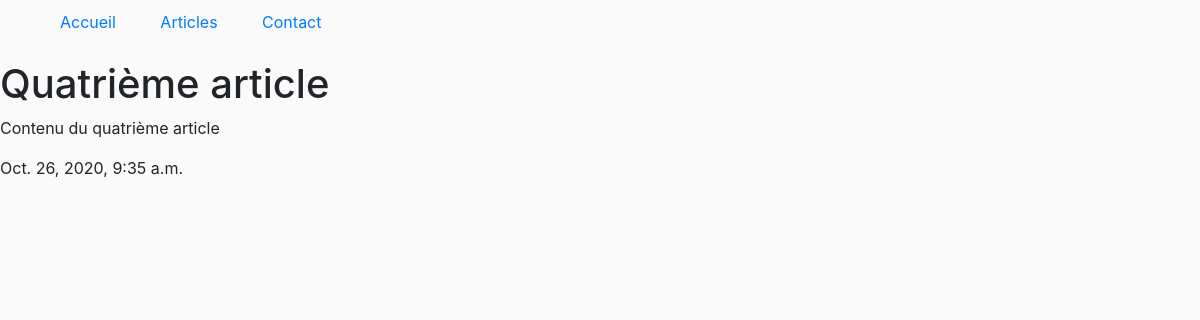
Page /articles/quatrieme-article/ on the committed database.
### articles/models.py (models this page shows, shortened)
class Article(models.Model):
    titre = models.CharField(max_length=150)
    contenu = models.TextField()
    slug = models.SlugField(max_length=100)
    date_publication = models.DateTimeField(auto_now_add=True)
    image = models.ImageField(default='default.jpg')

### articles/views.py (the view)
# urls.py: path('<slug:slug>/', views.article_view, name='article')
def article_view(request, slug):
    article = get_object_or_404(Article, slug=slug)
    return render(request, 'articles/detail.html', context={"article": article})

### articles/templates/articles/detail.html
{%  extends 'template_base.html' %}
{% block contenu %}
    <h1>{{ article.titre }}</h1>
    <p>{{ article.contenu }}</p>
    <span>{{ article.date_publication }}</span>
{% endblock %}

### static/css/styles.css (style rules this page uses)
body { background-color: #FAFAFA; }

### rows in the picture
Article: titre "Quatrième article", contenu "Contenu du quatrième article", date_publication "Oct. 26, 2020, 9:35 a.m."
